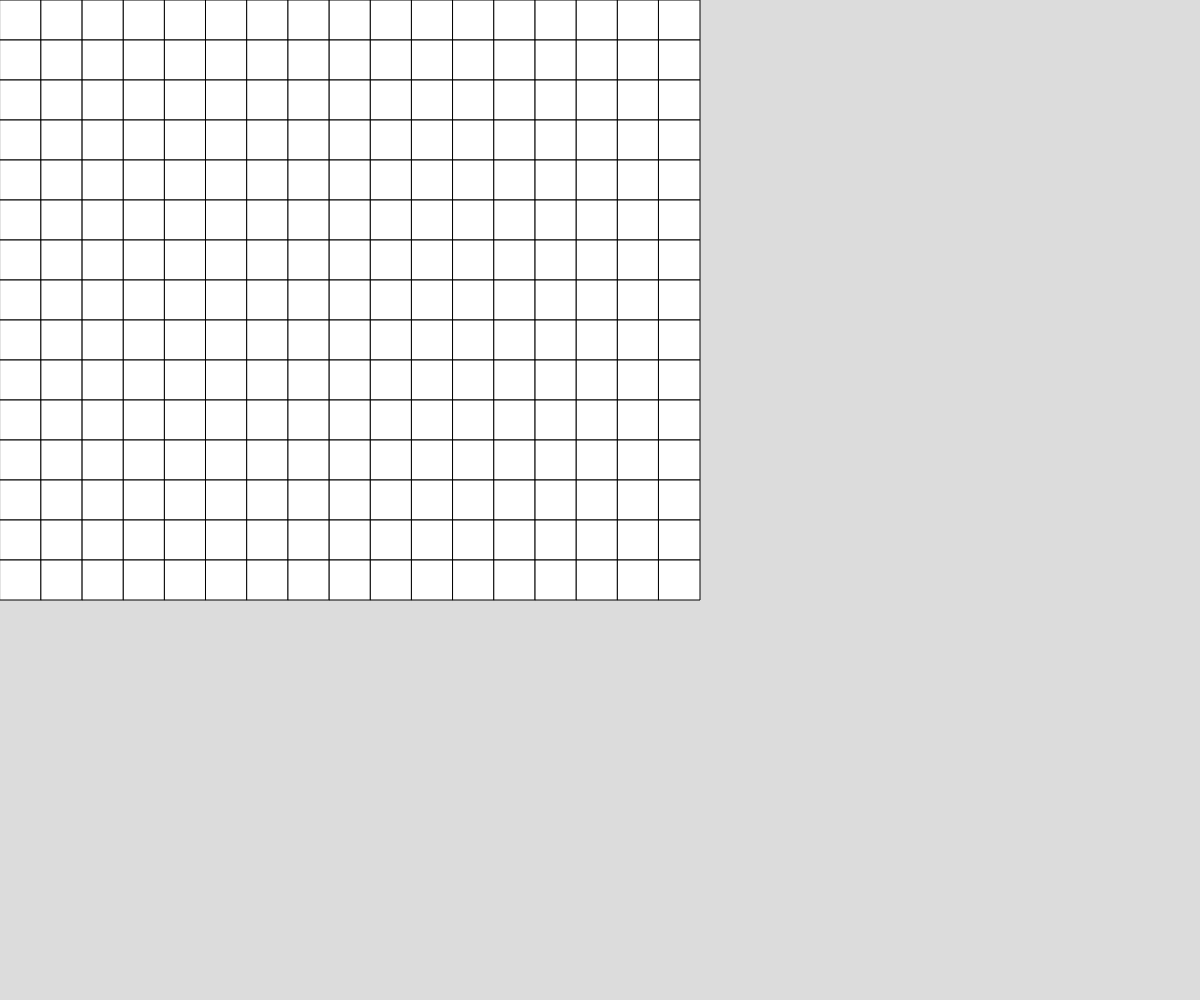
Frame 1 (no input)
Frame 60 (no input): identical to frame 1, image omitted
Frame 120 (the mouse pressed at the canvas centre since frame 60): identical to frame 1, image omitted

The p5.js sketch that drew this single still picture (run headless with seeded random() and noise() and a simulated clock; from frame 60 on, the mouse is pressed at the canvas centre):

// p5.js sketch
// ── sketch.js
// Project Title
// Your Name
// Date
//
// Extra for Experts:
// - describe what you did to take this project "above and beyond"

//I am still brainstorming and coming up with what i should do
// snake game
const boardwidth=100;
const boardheight=100;
let width  = 700;
let height  = 600;
let startScreen = "start";
gamestate = "strt";
let gameEnd = false;


let gridSize = {
  x : 17,
  y: 15,
  amountX : width/17,
  amountY : height/15,
};

function setup() {
  createCanvas(windowWidth, windowHeight);
}
function mousePressed(){
  if (startScreen==="start"){
    gameState = "strt";
  }
  if (startScreen === "play"){
    
    drawGrid();
  }
}
function game(){

}

function draw() {
  background(220);
  drawGrid();
}


function drawGrid(){
  for (let x  =  0 ; x<gridSize.x;x++){
    for (let y =0; y<gridSize.y;y++){
      rect(x*gridSize.amountX, y*gridSize.amountY, gridSize.amountX, gridSize.amountY);
    }
  }
}
function drawStartScreen(){
  background('red');
  textSize(70);
  textAlign(CENTER);
  // textFont()
  text("Pong", windowWidth/2,windowHeight/2-50);
  textSize(35);

  text("Click anywhere to start",windowWidth/2,windowHeight/2);



  

}
